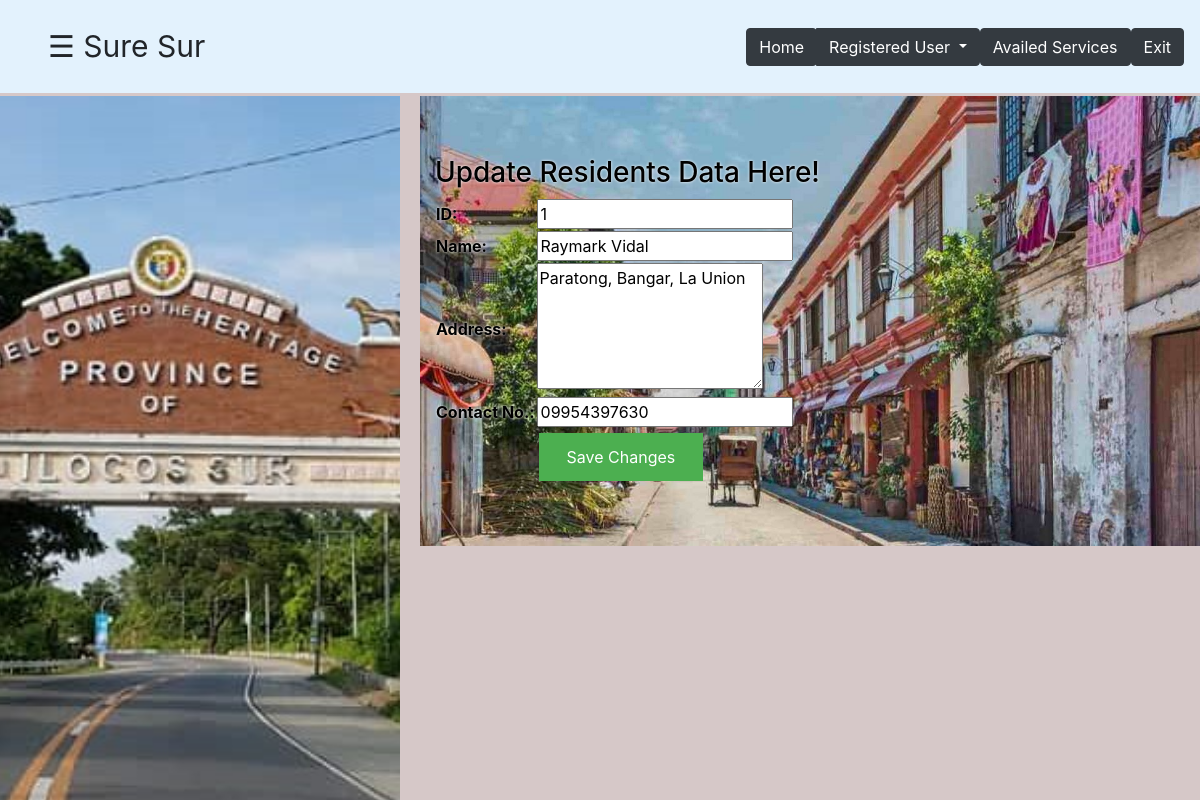
Screenshot of /visitorEdit.php?ID=1 with the database file from the repository.
### tables this page shows
CREATE TABLE `visitors` (
  `ID` int(11) NOT NULL,
  `Name` varchar(70) DEFAULT NULL,
  `Email` varchar(50) DEFAULT NULL,
  `Username` varchar(50) DEFAULT NULL,
  `Password` varchar(50) DEFAULT NULL,
  `sex` varchar(10) DEFAULT NULL,
  `Age` int(5) DEFAULT NULL,
  `Address` varchar(100) DEFAULT NULL,
  `ContactNo` varchar(50) DEFAULT NULL
);

### visitorEdit.php (the view, shortened to what this page needs)
<!DOCTYPE html>
<html lang="en">
<head>
  <link rel="stylesheet" href="https://maxcdn.bootstrapcdn.com/bootstrap/4.0.0/css/bootstrap.min.css">
  <link rel="stylesheet" href="https://maxcdn.bootstrapcdn.com/bootstrap/4.5.2/css/bootstrap.min.css">
<link rel="stylesheet" type="text/css" href="sidenav.css">
<link rel="stylesheet" type="text/css" href="side.css">
</head>
<body>
<div>
  <nav class="navbar navbar-expand-md navbar-light fixed-top" style="background-color: #e3f2fd;">
      <a class="navbar-brand" href="#">
  <div id="main">
    <span style="font-size:30px;cursor:pointer" onclick="openNav()">&#9776; Sure Sur</span>
  </div> </a>
   <div class="btn-group">
        <a href="admin.php"><button type="button" class="btn btn-dark">
  Home</button></a>
    <button type="button" class="btn btn-dark dropdown-toggle" data-toggle="dropdown">
       Registered User
    </button>
  <a href="about.html"><button type="button" class="btn btn-dark">Availed Services</button>
    </div></a>
     <a href="index.html"><button type="button" class="btn btn-dark">Exit</button>
    </div></a>
<div class="container-fluid">
  <div class="row content">
    <div class="col-md-4  side">
    </div>
    <div class="col-sm-8 maincontent">
      <h3>Update Residents Data Here!</h3>
 <?php
      include "myconnection.php";
      $id = $_GET['ID'];
      $query = "SELECT * FROM visitors WHERE id=$id";
      $result = mysqli_query($connect, $query);
  ?>
  <form action="editProcessvis.php" method="get">
    <table>
      <?php
          while($row=mysqli_fetch_array($result)){
      ?>
      <tr>
        <th>ID:</th>
        <td><input type="text" name="myid" value="<?php echo $row['ID'];?>"></td>
      </tr>
      <tr>
        <th>Name:</th>
        <td><input type="text" name="myname" value="<?php echo $row['Name'];?>">
        </td>
      </tr>
      <tr>
        <th>Address:</th>
        <td>
        <textarea name="myaddress" rows="5" cols="20"><?php echo $row['Address'];?>
        </textarea>
        </td>
      </tr>
      <tr>
        <th>Contact No.:</th>
        <td><input type="text" name="contact" value="<?php echo $row['ContactNo'];?>">
        </td>
      </tr>
      <tr>
       <td></td> <td><input type="submit" name="save" value="Save Changes"></td>
      </tr>
      <?php
              }
      ?>
    </table>
  </form>
</div>
</div>
</body>
</html>

### sidenav.css (style rules this page uses)
.sidenav a { padding: 8px 8px 8px 32px; text-decoration: none; font-size: 25px; color: #818181; display: block; transition: 0.3s; }
#main { transition: margin-left .5s; padding: 16px; }

### side.css (style rules this page uses)
body { background: #9776; }
.row.content { height: 400px; }
a { color: blue; text-decoration: none; }
.side { margin-top: 8%; padding: 50px 10px; width: 40%; position: fixed; height: 100%; overflow: auto; color: #fff; background-image: url("img/image 3.jpg"); background-position: center; background-repeat: no-repeat; background-size: cover; }
.maincontent { color: black; margin-top: 8%; margin-left: 35%; padding-top: 5%; padding-bottom: 9%; background: url(img/123.jpg); background-repeat: no-repeat; background-size: 100%; text-shadow: 0 0 3px white; }

### visitorEdit.php (style rules this page uses)
input[type=submit] { background-color: #4CAF50; border: none; color: white; padding: 12px 28px; text-decoration: none; margin: 4px 2px; cursor: pointer; }

### rows the page displays
visitors: myid "1", myname "Raymark Vidal", myaddress "Paratong, Bangar, La Union", contact "09954397630"
